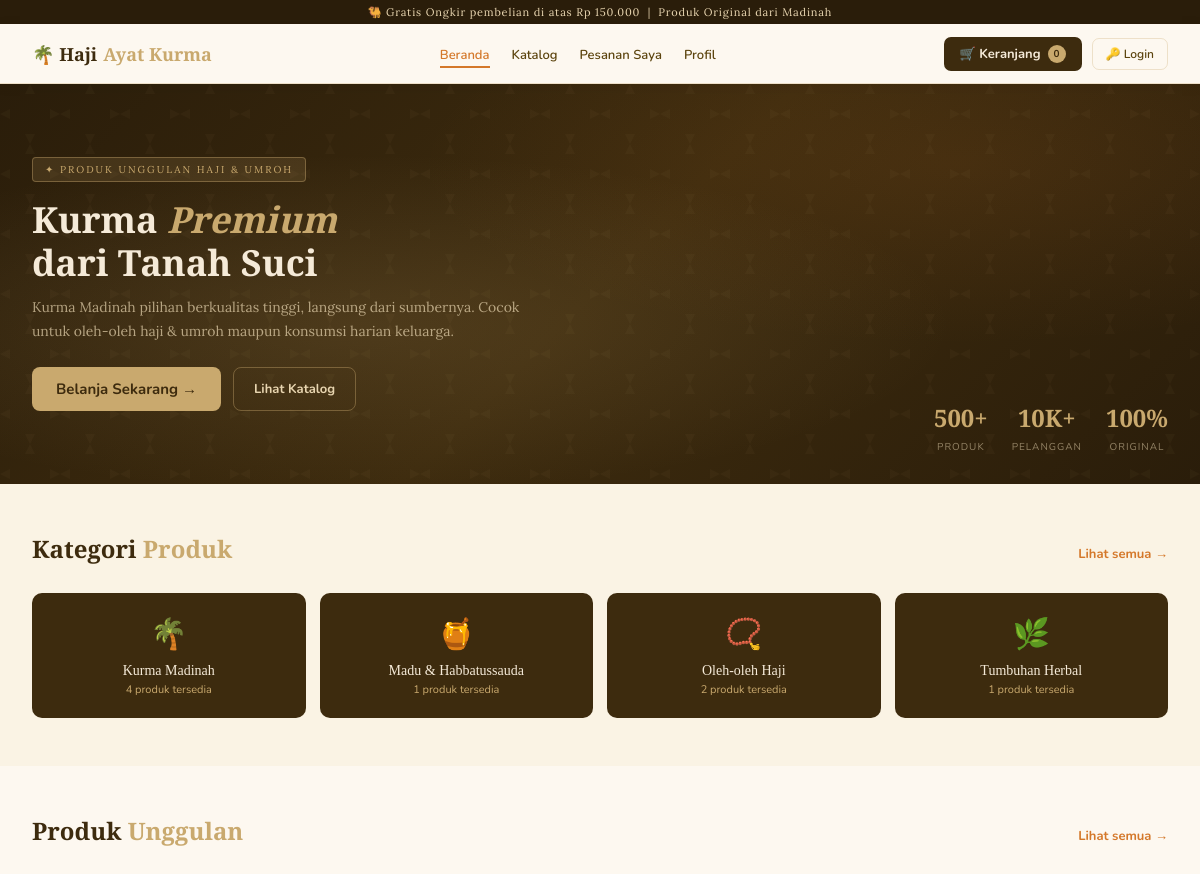
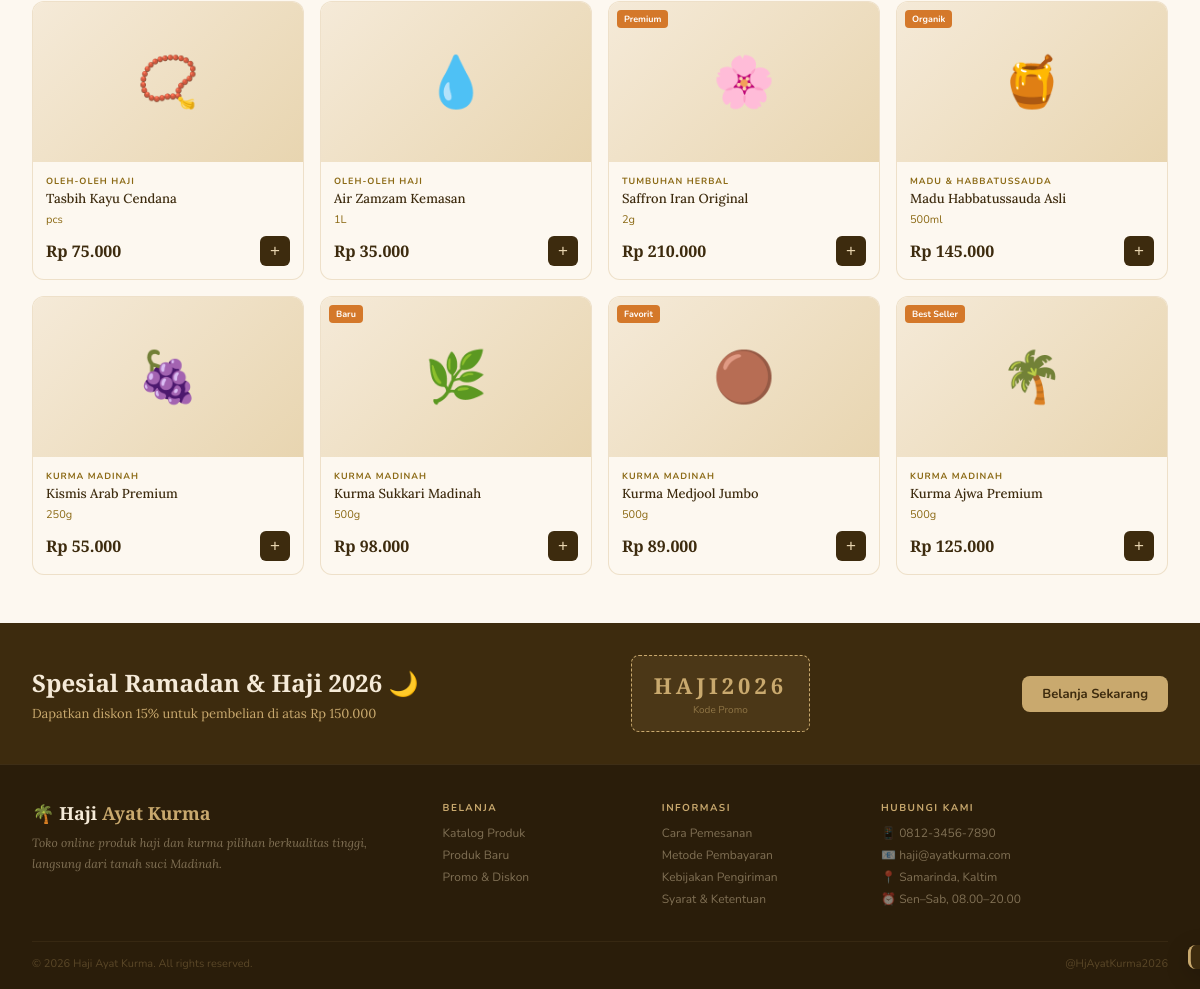
The page / on the database its author committed (2 pictures, top to bottom).
### tables this page shows
CREATE TABLE IF NOT EXISTS kategori (
    id INT AUTO_INCREMENT PRIMARY KEY,
    nama_kategori VARCHAR(100) NOT NULL UNIQUE,
    icon VARCHAR(10) DEFAULT '📦',
    deskripsi TEXT,
    created_at TIMESTAMP DEFAULT CURRENT_TIMESTAMP
);

CREATE TABLE IF NOT EXISTS produk (
    id INT AUTO_INCREMENT PRIMARY KEY,
    kategori_id INT,
    nama VARCHAR(150) NOT NULL,
    deskripsi TEXT,
    harga DECIMAL(12,2) NOT NULL,
    stok INT NOT NULL DEFAULT 0,
    satuan VARCHAR(50) DEFAULT '500g',
    icon VARCHAR(10) DEFAULT '📦',
    badge VARCHAR(50) DEFAULT '',
    foto VARCHAR(255) DEFAULT '',
    created_at TIMESTAMP DEFAULT CURRENT_TIMESTAMP,
    FOREIGN KEY (kategori_id) REFERENCES kategori(id) ON DELETE SET NULL
);

### app/controllers/Home.php (called while the page is built, shortened)
<?php
class Home extends Controller {
    public function index() {
        $data['pageTitle'] = 'Beranda';
        $data['nav_aktif'] = 'home';
        $data['produkUnggulan'] = $this->model('m_produk')->getProdukFiltered('', 0);
        $data['kategoriList']   = $this->model('m_kategori')->getAllKategori();
        $this->view('home/index', $data);
    }
}

### app/core/App.php (called while the page is built, shortened)
<?php
class App {
    protected $method     = 'index';
    public function __construct() {
        $url = $this->parseURL();
        $is_admin = (isset($url[0]) && strtolower($url[0]) === 'admin');
        if ($is_admin) {
            array_shift($url);
            $controllerName = !empty($url) ? ucfirst($url[0]) : 'Dashboard';
            array_shift($url);
            $file = APP_PATH . '/controllers/Admin/' . $controllerName . '.php';
        } else {
            array_shift($url);
        }
        $this->controller = new $controllerName();
        $this->params = array_values($url);
        call_user_func_array([$this->controller, $this->method], $this->params);
    }
    public function parseURL() {
        return [];
    }
}

### public/index.php (called while the page is built, shortened)
<?php
if (file_exists(__DIR__ . '/../config/config.php')) {
    require_once __DIR__ . '/../config/config.php';
}
if (class_exists('App')) {
    new App();
} else {
    die("Sistem gagal memuat kelas App. Pastikan app/core/App.php ada.");
}

### app/models/m_kategori.php (called while the page is built, shortened)
<?php
class m_kategori {
    private $table = 'kategori';
    private $db;
    public function __construct() {
        $this->db = getDB();
    }
    public function getAllKategori() {
        $query = "
            SELECT k.*, COALESCE(p.jml_produk, 0) AS jml_produk
            FROM " . $this->table . " k
            LEFT JOIN (
                SELECT kategori_id, COUNT(*) AS jml_produk
                FROM produk
                GROUP BY kategori_id
            ) p ON p.kategori_id = k.id
            ORDER BY k.nama_kategori ASC
        ";
        $stmt = $this->db->prepare($query);
        $stmt->execute();
        return $stmt->fetchAll(PDO::FETCH_ASSOC);
    }
}

### config/config.php (called while the page is built, shortened)
<?php
function getDB() {
    static $pdo = null;
    if ($pdo === null) {
        try {
            $pdo = new PDO(
                'mysql:host=' . DB_HOST . ';dbname=' . DB_NAME . ';charset=utf8mb4',
                DB_USER,
                DB_PASS,
                [
                    PDO::ATTR_ERRMODE            => PDO::ERRMODE_EXCEPTION,
                    PDO::ATTR_DEFAULT_FETCH_MODE => PDO::FETCH_ASSOC,
                ]
            );
        } catch (PDOException $e) {
            die('<div style="font-family:sans-serif;padding:30px;text-align:center;">
                <h3>&#9888;&#65039; Koneksi Database Gagal</h3>
                <p>Pastikan MySQL XAMPP sudah aktif dan database <strong>' . DB_NAME . '</strong> sudah dibuat.</p>
                <small style="color:#999">Error: ' . htmlspecialchars($e->getMessage()) . '</small>
            </div>');
        }
    }
    return $pdo;
}

### app/models/m_produk.php (called while the page is built, shortened)
<?php
class m_produk {
    private $table = 'produk';
    private $db;
    public function __construct() {
        $this->db = getDB();
    }
    public function getProdukFiltered($search = '', $katFilter = 0) {
        $params = [];
        $where  = [];
        $whereStr = $where ? 'WHERE ' . implode(' AND ', $where) : '';
        $query = "SELECT pr.*, k.nama_kategori
                  FROM " . $this->table . " pr
                  LEFT JOIN kategori k ON k.id = pr.kategori_id
                  $whereStr
                  ORDER BY pr.id DESC";
        $stmt = $this->db->prepare($query);
        $stmt->execute($params);
        return $stmt->fetchAll(PDO::FETCH_ASSOC);
    }
}

### app/views/home/index.php (the view, shortened to what this page needs)
<?php
$this->view('/layouts/header-pelanggan', $data);
?>
<div class="hero">
  <div class="hero-bg"></div>
  <div class="hero-pattern"></div>
  <div class="hero-content">
    <div class="hero-badge">✦ Produk Unggulan Haji & Umroh</div>
    <h1>Kurma <em>Premium</em><br>dari Tanah Suci</h1>
    <p>Kurma Madinah pilihan berkualitas tinggi, langsung dari sumbernya. Cocok untuk oleh-oleh haji &amp; umroh maupun konsumsi harian keluarga.</p>
    <div class="hero-cta">
      <a href="<?= BASEURL; ?>catalog" class="btn btn-gold btn-lg">Belanja Sekarang →</a>
      <a href="<?= BASEURL; ?>catalog" class="btn btn-outline" style="color:var(--sand-light);border-color:rgba(201,169,110,.4);">Lihat Katalog</a>
    </div>
  </div>
  <div class="hero-stats">
    <div class="stat-item"><span class="stat-num">500+</span><span class="stat-lbl">Produk</span></div>
    <div class="stat-item"><span class="stat-num">10K+</span><span class="stat-lbl">Pelanggan</span></div>
    <div class="stat-item"><span class="stat-num">100%</span><span class="stat-lbl">Original</span></div>
  </div>
</div>
<div class="section">
  <div class="section-header">
    <h2 class="section-title">Kategori <span>Produk</span></h2>
    <a href="<?= BASEURL; ?>catalog" class="section-link">Lihat semua →</a>
  </div>
  <div class="cat-grid">
    <?php foreach ($data['kategoriList'] as $k): ?>
      <a href="<?= BASEURL; ?>catalog?kat=<?= $k['id'] ?>" class="cat-card">
        <span class="cat-icon"><?= htmlspecialchars($k['icon']) ?></span>
        <div class="cat-name"><?= htmlspecialchars($k['nama_kategori']) ?></div>
        <div class="cat-count"><?= $k['jml_produk'] ?> produk tersedia</div>
      </a>
    <?php endforeach; ?>
  </div>
</div>
<div class="section section-alt">
  <div class="section-header">
    <h2 class="section-title">Produk <span>Unggulan</span></h2>
    <a href="<?= BASEURL; ?>catalog" class="section-link">Lihat semua →</a>
  </div>
  <div class="products-grid">
    <?php foreach ($data['produkUnggulan'] as $p): ?>
      <a href="<?= BASEURL; ?>catalog/detail/<?= $p['id'] ?>" class="product-card" style="text-decoration:none;">
        <div class="prod-img">
          <?= htmlspecialchars($p['icon']) ?>
          <?php if ($p['badge']): ?><div class="prod-badge"><?= htmlspecialchars($p['badge']) ?></div><?php endif; ?>
        </div>
        <div class="prod-body">
          <div class="prod-cat"><?= htmlspecialchars($p['nama_kategori'] ?? '') ?></div>
          <div class="prod-name"><?= htmlspecialchars($p['nama']) ?></div>
          <div class="prod-satuan"><?= htmlspecialchars($p['satuan']) ?></div>
          <div class="prod-footer">
            <div class="prod-price">Rp <?= number_format($p['harga'], 0, ',', '.'); ?></div>
            <form method="POST" action="<?= BASEURL; ?>cart/add" onclick="event.stopPropagation()">
              <button type="submit" class="add-cart-btn" title="Tambah ke keranjang">+</button>
            </form>
          </div>
        </div>
      </a>
    <?php endforeach; ?>
  </div>
</div>
<div class="promo-banner">
  <div class="promo-text">
    <h2>Spesial Ramadan &amp; Haji 2026 🌙</h2>
    <p>Dapatkan diskon 15% untuk pembelian di atas Rp 150.000</p>
  </div>
  <div class="promo-code-box">
    <div class="promo-code">HAJI2026</div>
    <div class="promo-code-lbl">Kode Promo</div>
  </div>
  <a href="<?= BASEURL; ?>catalog" class="btn btn-gold">Belanja Sekarang</a>
</div>
<?php
$this->view('/layouts/footer-pelanggan', $data);
?>

### app/core/Controller.php (shortened to what this page needs)
<?php
class Controller {
    public function view($view, $data = []) {
        $viewPath = __DIR__ . '/../views/' . $view . '.php';
        if (file_exists($viewPath)) {
            extract($data);
            require_once $viewPath;
        } else {
            die("View tidak ditemukan: " . $viewPath);
        }
    }
    public function model($model) {
        $modelPath = __DIR__ . '/../models/' . $model . '.php';
        if (file_exists($modelPath)) {
            return new $model();
        }
        die("Model tidak ditemukan: " . $modelPath);
    }
}

### app/views/layouts/header-pelanggan.php (shortened to what this page needs)
<?php
$navAktif = $data['nav_aktif'] ?? 'home';
$cartCount = 0;
?>
<!DOCTYPE html>
<html lang="id">
<head>
    <link rel="stylesheet" href="<?= BASEURL; ?>css/customer.css">
</head>
<body>
<div class="toast" id="toast"></div>
<div class="topbar">🐫 Gratis Ongkir pembelian di atas Rp 150.000 &nbsp;|&nbsp; Produk Original dari Madinah</div>
<nav class="cust-nav">
  <a href="<?= BASEURL; ?>" class="nav-logo">🌴 Haji <span>Ayat Kurma</span></a>
  <ul class="nav-links">
    <li><a href="<?= BASEURL; ?>" class="<?= $navAktif === 'home' ? 'active' : '' ?>">Beranda</a></li>
    <li><a href="<?= BASEURL; ?>catalog" class="<?= $navAktif === 'catalog' ? 'active' : '' ?>">Katalog</a></li>
    <li><a href="<?= BASEURL; ?>orders" class="<?= $navAktif === 'orders' ? 'active' : '' ?>">Pesanan Saya</a></li>
    <li><a href="<?= BASEURL; ?>profile" class="<?= $navAktif === 'profile' ? 'active' : '' ?>">Profil</a></li>
  </ul>
  <div class="nav-actions">
    <a href="<?= BASEURL; ?>cart" class="nav-cart">
      🛒 Keranjang <span class="cart-badge" id="cartBadge"><?= $cartCount ?></span>
    </a>
    <?php if (isset($_SESSION['pelanggan_id'])): ?>
      <button class="nav-user-btn" onclick="openModal('logoutModal')">
        👤 <?= htmlspecialchars($_SESSION['pelanggan_nama'] ?? 'Saya') ?>
      </button>
    <?php else: ?>
      <a href="<?= BASEURL; ?>login" class="nav-user-btn" style="text-decoration: none; text-align: center;">
        🔑 Login
      </a>
    <?php endif; ?>
  </div>
</nav>

### app/views/layouts/footer-pelanggan.php
<footer class="site-footer">
  <div class="footer-grid">
    <div>
      <div class="footer-logo">🌴 Haji <span>Ayat Kurma</span></div>
      <p class="footer-desc">Toko online produk haji dan kurma pilihan berkualitas tinggi, langsung dari tanah suci Madinah.</p>
    </div>
    <div class="footer-col">
      <h4>Belanja</h4>
      <ul>
        <li><a href="<?= BASEURL; ?>catalog">Katalog Produk</a></li>
        <li><a href="<?= BASEURL; ?>catalog">Produk Baru</a></li>
        <li><a href="<?= BASEURL; ?>catalog">Promo &amp; Diskon</a></li>
      </ul>
    </div>
    <div class="footer-col">
      <h4>Informasi</h4>
      <ul>
        <li><a href="#">Cara Pemesanan</a></li>
        <li><a href="#">Metode Pembayaran</a></li>
        <li><a href="#">Kebijakan Pengiriman</a></li>
        <li><a href="#">Syarat &amp; Ketentuan</a></li>
      </ul>
    </div>
    <div class="footer-col">
      <h4>Hubungi Kami</h4>
      <ul>
        <li>📱 0812-3456-7890</li>
        <li>📧 haji@ayatkurma.com</li>
        <li>📍 Samarinda, Kaltim</li>
        <li>⏰ Sen–Sab, 08.00–20.00</li>
      </ul>
    </div>
  </div>
  <div class="footer-bottom">
    <span>© 2026 Haji Ayat Kurma. All rights reserved.</span>
    <span>@HjAyatKurma2026</span>
  </div>
</footer>
</body>
</html>

### rows shown on the page
kategori: icon "🌴", nama_kategori "Kurma Madinah", jml_produk "4"
kategori: icon "🍯", nama_kategori "Madu & Habbatussauda", jml_produk "1"
kategori: icon "📿", nama_kategori "Oleh-oleh Haji", jml_produk "2"
kategori: icon "🌿", nama_kategori "Tumbuhan Herbal", jml_produk "1"
produk: icon "📿", kategori.nama_kategori "OLEH-OLEH HAJI", nama "Tasbih Kayu Cendana", satuan "pcs", harga "75.000"
produk: icon "💧", kategori.nama_kategori "OLEH-OLEH HAJI", nama "Air Zamzam Kemasan", satuan "1L", harga "35.000"
produk: icon "🌸", badge "Premium", kategori.nama_kategori "TUMBUHAN HERBAL", nama "Saffron Iran Original", satuan "2g", harga "210.000"
produk: icon "🍯", badge "Organik", kategori.nama_kategori "MADU & HABBATUSSAUDA", nama "Madu Habbatussauda Asli", satuan "500ml", harga "145.000"
produk: icon "🍇", kategori.nama_kategori "KURMA MADINAH", nama "Kismis Arab Premium", satuan "250g", harga "55.000"
produk: icon "🌿", badge "Baru", kategori.nama_kategori "KURMA MADINAH", nama "Kurma Sukkari Madinah", satuan "500g", harga "98.000"
produk: icon "🟤", badge "Favorit", kategori.nama_kategori "KURMA MADINAH", nama "Kurma Medjool Jumbo", satuan "500g", harga "89.000"
produk: icon "🌴", badge "Best Seller", kategori.nama_kategori "KURMA MADINAH", nama "Kurma Ajwa Premium", satuan "500g", harga "125.000"

### other values the page prints
$cartCount "0"
